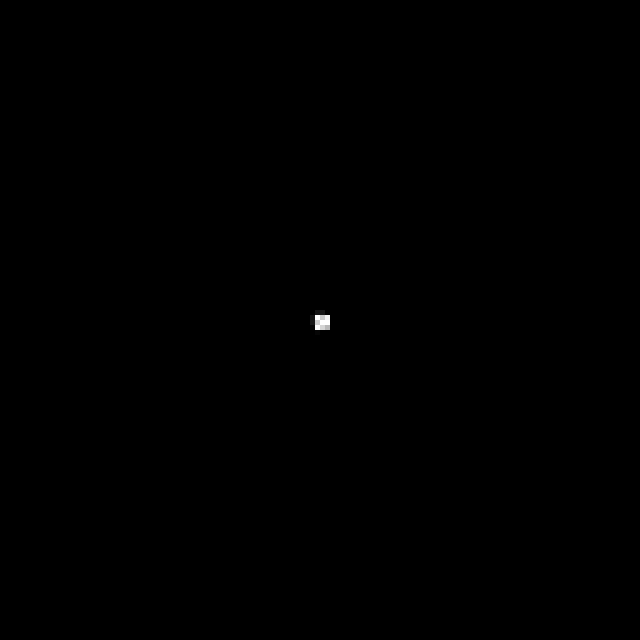
Frame 1 (no input)
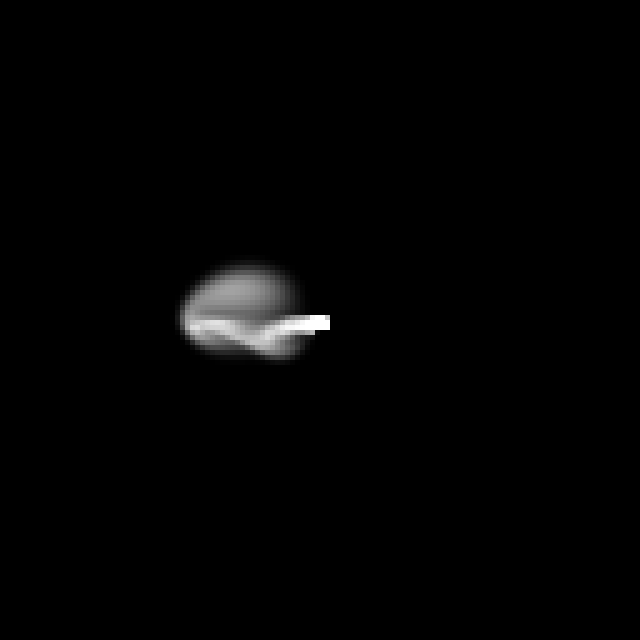
Frame 60 (the mouse pressed at the canvas centre just before this capture)
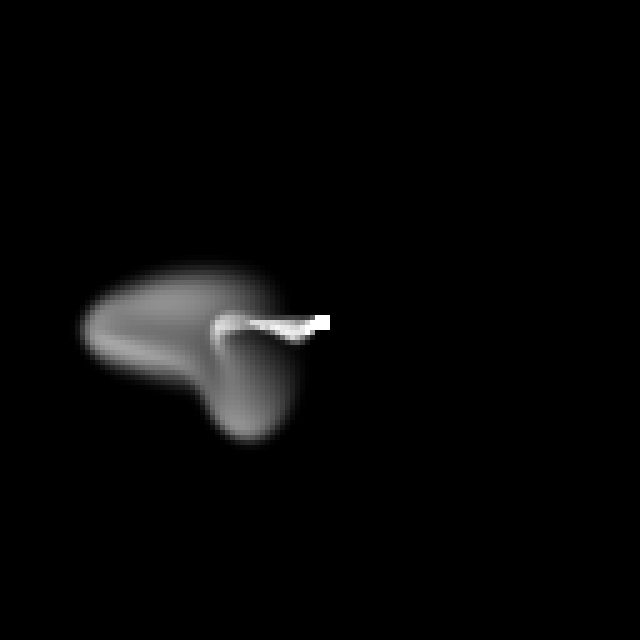
Frame 120 (the mouse held since frame 60 and released just before this capture)

The Processing sketch that drew these frames (run headless with seeded random() and noise(); from frame 60 on, the mouse is pressed at the canvas centre):

// Processing sketch: durf
// ── durf.pde
final int N =128;
final int iter =16;
final int SCALE =5;
float  t=0;
Fluid fluid;

void settings(){
  size(N*SCALE,N*SCALE);
}

void setup(){
  fluid = new Fluid(0.5,0,0);
}

//void mouseDragged(){
//  fluid.addDensity(mouseX/SCALE,mouseY/SCALE,100);
//  float amtX= mouseX - pmouseX;
//  float amtY =mouseY - pmouseY;
//  fluid.addVelocity(mouseX/SCALE,mouseY/SCALE,amtX,amtY);
//}
 
void draw(){
  background(0);
  int cx = int(0.5*width/SCALE);
  int cy = int(0.5*height/SCALE);
  
  
  for(int i= -1; i<=1; i++){
    for(int j= -1; j<=1; j++){
  fluid.addDensity(cx+i,cy+j,random(100,500));
    }
  }
  
  float angle = noise(t) * TWO_PI;
  PVector v = PVector.fromAngle(angle);
  v.mult(0.1);
  t += 0.01;
  
  //float amtX= map(noise(t),0,1,-1,1);
  //float amtY =map(noise(t+1000),0,1,-1,1);
  //fluid.addVelocity(cx,cy,amtX,amtY);
   fluid.addVelocity(cx,cy,v.x,v.y);
   
  fluid.step();
  fluid.renderD();
  fluid.fadeD();
}

// ── fluid.pde
//final int N =64;
//final int iter =4;
//final int SCALE =10;

int  IX(int x, int y) {
  x = constrain(x, 0, N-1);
  y = constrain(y, 0, N-1);
  return x + (y * N);
}

class Fluid {
  int size;
  float dt;
  float diff;
  float visc;

  float []s;
  float []density;

  float []Vx;
  float []Vy;

  float []Vx0;
  float []Vy0;

  Fluid(float dt, float diffusion, float viscosity) {
    this.size=N;
    this.dt = dt;
    this.diff = diffusion;
    this.visc = viscosity;

    this.s = new float[N*N];
    this.density = new float[N*N];

    this.Vx = new float[N*N];
    this.Vy = new float[N*N];

    this.Vx0 = new float[N*N];
    this.Vy0 = new float[N*N];
  }
  
void step(){
    int N          = this.size;
    float visc     = this.visc;
    float diff     = this.diff;
    float dt       = this.dt;
    float []Vx      = this.Vx;
    float []Vy      = this.Vy;
    
    float []Vx0     = this.Vx0;
    float []Vy0     = this.Vy0;
  
    float []s       = this.s;
    float []density = this.density;
    
    diffuse(1, Vx0, Vx, visc, dt);
    diffuse(2, Vy0, Vy, visc, dt);

    
    project(Vx0, Vy0, Vx, Vy);
    
    advect(1, Vx, Vx0, Vx0, Vy0, dt);
    advect(2, Vy, Vy0, Vx0, Vy0, dt);

    project(Vx, Vy, Vx0, Vy0);
    
    diffuse(0, s, density, diff, dt);
    advect(0, density, s, Vx, Vy, dt);
}

  
  void addDensity(int x, int y, float amount) {
    int index=IX(x, y);
    this.density[index]+=amount;
  }
  void addVelocity(int x, int y, float amountX, float amountY) {
    int index=IX(x, y);
    this.Vx[index]+=amountX;
    this.Vy[index]+=amountY;
  }
  void renderD() {
    for (int i = 0; i < N; i++){
      for (int j = 0; j < N; j++){
        float x = i * SCALE;
        float y = j * SCALE;
        float d = this.density[IX(i,j)];
        fill(d);
        noStroke();
        square(x, y, SCALE);
    }
  }
    
}
void fadeD(){
  for (int i = 0; i < this.density.length; i++){
  float d = density [i];
  density[i]= constrain(d-0.1,0,255);
    
  }
  
 
}

}

// ── fluid2.pde
void diffuse(int b, float[]x, float []x0, float diff, float dt) {
  float a = dt* diff *(N-2) *(N-2);
  lin_solve(b, x, x0, a, 1 + 6 * a);
}
void lin_solve(int b, float []x, float []x0, float a, float c) {
  float cRecip = 1.0 / c;
  for (int k = 0; k < iter; k++) {
    for (int j = 1; j < N - 1; j++) {
      for (int i = 1; i < N - 1; i++) {
        x[IX(i, j)] =
          (x0[IX(i, j)]
          + a*(    x[IX(i+1, j  )]
          +x[IX(i-1, j  )]
          +x[IX(i, j+1 )]
          +x[IX(i, j-1 )]
          )) * cRecip;
      }
    }
  
     set_bnd(b, x);
  }
}
  void project(float [] velocX, float [] velocY, float [] p, float [] div) {

    for (int j = 1; j < N - 1; j++) {
      for (int i = 1; i < N - 1; i++) {
        div[IX(i, j)] = -0.5f*(
          velocX[IX(i+1, j )]
          -velocX[IX(i-1, j)]
          +velocY[IX(i, j+1 )]
          -velocY[IX(i, j-1 )]
          )/N;
        p[IX(i, j)] = 0;
      }
    }
    set_bnd(0, div); 
    set_bnd(0, p);
    lin_solve(0, p, div, 1, 6);


    for (int j = 1; j < N - 1; j++) {
      for (int i = 1; i < N - 1; i++) {
        velocX[IX(i, j)] -= 0.5f * (  p[IX(i+1, j)]
          -p[IX(i-1, j)]) * N;
        velocY[IX(i, j)] -= 0.5f * (  p[IX(i, j+1)]
          -p[IX(i, j-1)]) * N;
      }
    }
    set_bnd(1, velocX);
    set_bnd(2, velocY);
  }

  void advect(int b, float []d, float []d0, float []velocX, float []velocY, float dt)
  {
    float i0, i1, j0, j1;

    float dtx = dt * (N - 2);
    float dty = dt * (N - 2);


    float s0, s1, t0, t1 ;
    float tmp1, tmp2, x, y ;
    float Nfloat = N;
    float ifloat, jfloat;
    int i, j;


    for (j = 1, jfloat = 1; j < N - 1; j++, jfloat++) { 
      for (i = 1, ifloat = 1; i < N - 1; i++, ifloat++) {
        tmp1 = dtx * velocX[IX(i, j)];
        tmp2 = dty * velocY[IX(i, j)];

        x    = ifloat - tmp1; 
        y    = jfloat - tmp2;


        if (x < 0.5f) x = 0.5f; 
        if (x > Nfloat + 0.5f) x = Nfloat + 0.5f; 
        i0 = floor(x); 
        i1 = i0 + 1.0f;
        if (y < 0.5f) y = 0.5f; 
        if (y > Nfloat + 0.5f) y = Nfloat + 0.5f; 
        j0 = floor(y);
        j1 = j0 + 1.0f; 


        s1 = x - i0; 
        s0 = 1.0f - s1; 
        t1 = y - j0; 
        t0 = 1.0f - t1;


        int i0i = int(i0);
        int i1i = int(i1);
        int j0i = int(j0);
        int j1i = int(j1);


        d[IX(i, j)] = 

          s0 * ( t0  * d0[IX(i0i, j0i)] + t1 * d0[IX(i0i, j1i)]) +
          s1 * ( t0 *  d0[IX(i1i, j0i)]+ t1 * d0[IX(i1i, j1i)]);
      }
    }
    set_bnd(b, d);
  }
 void set_bnd(int b, float []x){
   for(int k = 1; k < N - 1; k++) {
        for(int i = 1; i < N - 1; i++) {
            x[IX(i, 0  )] = b == 2 ? -x[IX(i, 1 )] : x[IX(i, 1 )];
            x[IX(i, N-1)] = b == 2 ? -x[IX(i, N-2)] : x[IX(i, N-2)];
        }
   }
    
     for(int k = 1; k < N - 1; k++) {
        for(int j = 1; j < N - 1; j++) {
            x[IX(0 , j)] = b == 1 ? -x[IX(1  , j)] : x[IX(1  , j)];
            x[IX(N-1, j)] = b == 1 ? -x[IX(N-2, j)] : x[IX(N-2, j)];
        }
     }
    
    x[IX(0, 0)]       = 0.5f * (x[IX(1, 0)]+ x[IX(0, 1)]);
                                 
    x[IX(0, N-1)]     = 0.5f * (x[IX(1, N-1)]+ x[IX(0, N-2)]);

    x[IX(N-1, 0)]     = 0.5f * (x[IX(N-2, 0)] + x[IX(N-1, 1)]);

    x[IX(N-1, N-1)]   = 0.5f * (x[IX(N-2, N-1)]+ x[IX(N-1, N-2)]);

  
}
